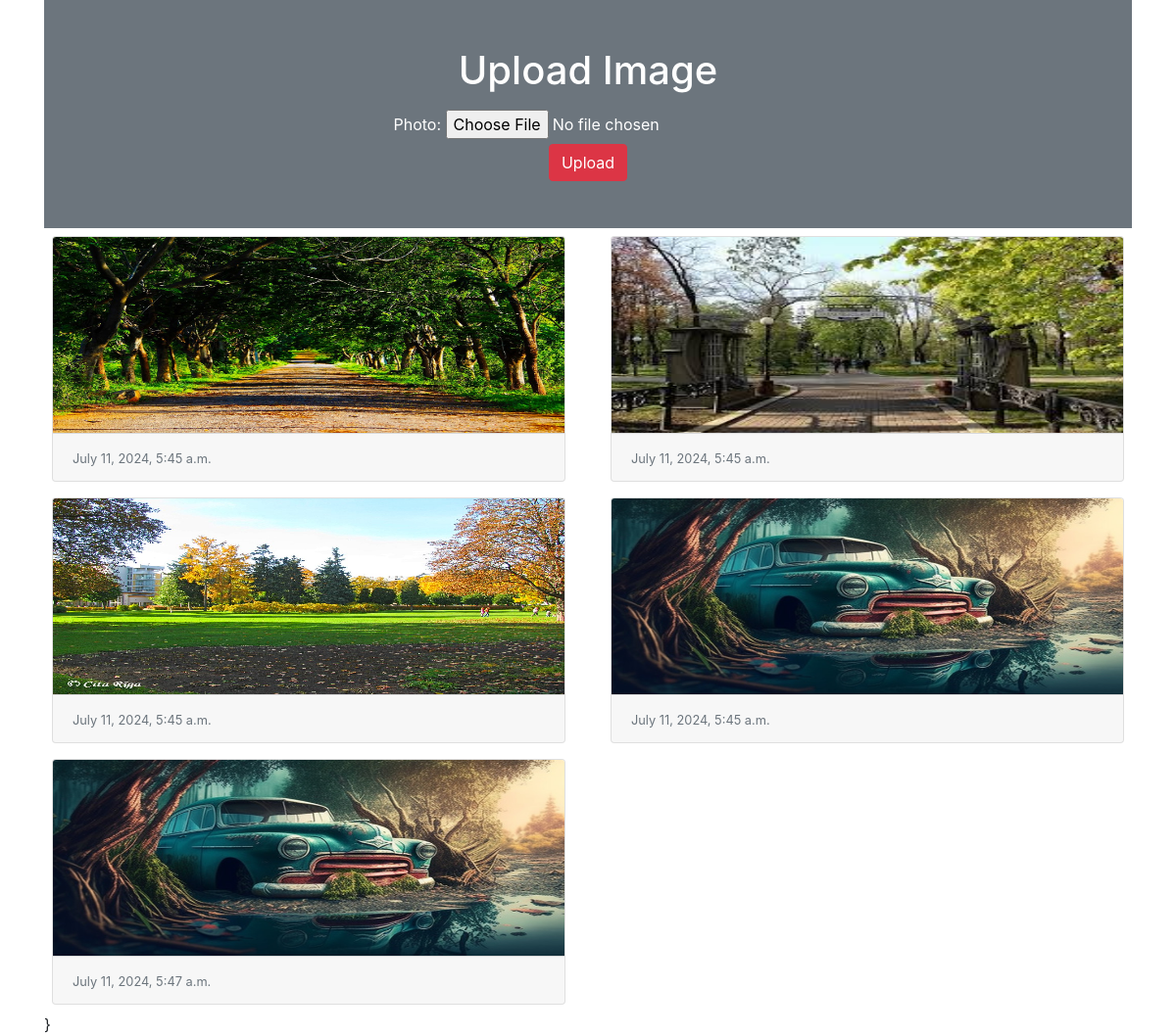
The page / on the database its author committed.
### myapp/models.py (models this page shows)
class Image(models.Model):
	photo=models.ImageField(upload_to="image")
	date=models.DateTimeField(auto_now_add=True)

### myapp/views.py (the view)
# urls.py: 2. Add a URL to urlpatterns:  path('', views.home, name='home')
def home(request):
	if request.method=="POST":
		form = ImageForm(request.POST , request.FILES)
		if form.is_valid():
			form.save()
	form = ImageForm()
	img=Image.objects.all()
	return render(request,'myapp/home.html',{'img':img,'form':form})

### myapp/forms.py
class ImageForm(forms.ModelForm):
	class Meta:
		model = Image
		fields = '__all__'

### myapp/templates/myapp/home.html (shortened to what this page needs)
<!doctype html>
<html lang="en">
  <head>
    <link rel="stylesheet" href="https://cdn.jsdelivr.net/npm/bootstrap@4.3.1/dist/css/bootstrap.min.css">
  </head>
  <body>
    <div class="container">
      <div class="py-5 text-center bg-secondary text-white">
        <h1 class="mb-3">Upload Image</h1>
        <form class="" method="POST" enctype="multipart/form-data">
          {{form}}
          <input type="submit" name="" class="btn btn-danger" value="Upload">
        </form>
      </div>
      <div class="row">
        {% for x in img %}
        <div class="col-sm-6">
          <div class="card m-2">
            <img src="{{x.photo.url}}" class="card-img-top" height="200px">
            <div class="card-footer">
              <small class="text-muted">{{x.date}}</small>
            </div>
          </div>
        </div>
        {% endfor %}
      </div>
        }
    </div>
  </body>
</html>

### rows shown on the page
Image: photo (picture), date "July 11, 2024, 5:45 a.m."
Image: photo (picture), date "July 11, 2024, 5:45 a.m."
Image: photo (picture), date "July 11, 2024, 5:45 a.m."
Image: photo (picture), date "July 11, 2024, 5:45 a.m."
Image: photo (picture), date "July 11, 2024, 5:47 a.m."
